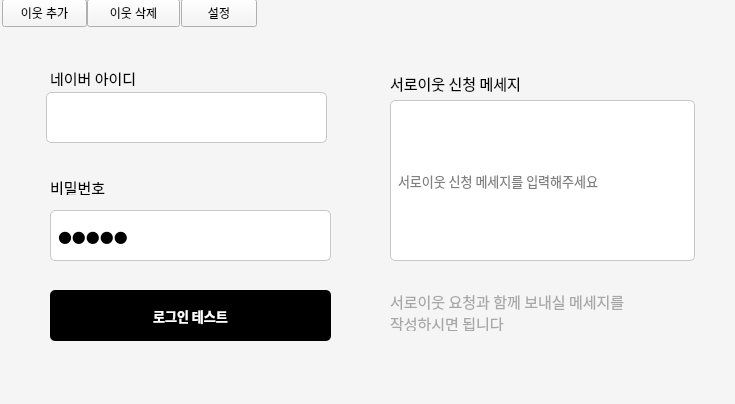
<?xml version="1.0" encoding="UTF-8"?>
<ui version="4.0">
 <class>MainWindow</class>
 <widget class="QMainWindow" name="MainWindow">
  <property name="geometry">
   <rect>
    <x>0</x>
    <y>0</y>
    <width>735</width>
    <height>404</height>
   </rect>
  </property>
  <property name="windowTitle">
   <string>MainWindow</string>
  </property>
  <property name="styleSheet">
   <string notr="true">background-color: #f5f5f5;</string>
  </property>
  <widget class="QWidget" name="centralwidget">
   <widget class="QLineEdit" name="Id">
    <property name="geometry">
     <rect>
      <x>46</x>
      <y>92</y>
      <width>281</width>
      <height>51</height>
     </rect>
    </property>
    <property name="sizePolicy">
     <sizepolicy hsizetype="Fixed" vsizetype="Fixed">
      <horstretch>0</horstretch>
      <verstretch>0</verstretch>
     </sizepolicy>
    </property>
    <property name="font">
     <font>
      <family>Spoqa Han Sans Neo</family>
      <pointsize>12</pointsize>
     </font>
    </property>
    <property name="styleSheet">
     <string notr="true">border: 1px solid #C7C7C7;
border-radius: 5px;
background-color : white;
color : black;
padding : 5px;</string>
    </property>
    <property name="text">
     <string/>
    </property>
   </widget>
   <widget class="QLineEdit" name="Pw">
    <property name="geometry">
     <rect>
      <x>50</x>
      <y>210</y>
      <width>281</width>
      <height>51</height>
     </rect>
    </property>
    <property name="sizePolicy">
     <sizepolicy hsizetype="Fixed" vsizetype="Fixed">
      <horstretch>0</horstretch>
      <verstretch>0</verstretch>
     </sizepolicy>
    </property>
    <property name="font">
     <font>
      <family>Spoqa Han Sans Neo</family>
      <pointsize>12</pointsize>
     </font>
    </property>
    <property name="styleSheet">
     <string notr="true">border: 1px solid #C7C7C7;
border-radius: 5px;
background-color : white;
color : black;
padding : 5px;</string>
    </property>
    <property name="text">
     <string>ㅁㄴㅇㄴㅇ</string>
    </property>
    <property name="echoMode">
     <enum>QLineEdit::Password</enum>
    </property>
   </widget>
   <widget class="QLabel" name="label_6">
    <property name="geometry">
     <rect>
      <x>50</x>
      <y>180</y>
      <width>64</width>
      <height>15</height>
     </rect>
    </property>
    <property name="sizePolicy">
     <sizepolicy hsizetype="Fixed" vsizetype="Fixed">
      <horstretch>0</horstretch>
      <verstretch>0</verstretch>
     </sizepolicy>
    </property>
    <property name="font">
     <font>
      <family>Spoqa Han Sans Neo</family>
      <pointsize>11</pointsize>
      <weight>50</weight>
      <bold>false</bold>
     </font>
    </property>
    <property name="text">
     <string>비밀번호</string>
    </property>
   </widget>
   <widget class="QLabel" name="label_5">
    <property name="geometry">
     <rect>
      <x>50</x>
      <y>70</y>
      <width>126</width>
      <height>16</height>
     </rect>
    </property>
    <property name="sizePolicy">
     <sizepolicy hsizetype="Fixed" vsizetype="Fixed">
      <horstretch>0</horstretch>
      <verstretch>0</verstretch>
     </sizepolicy>
    </property>
    <property name="font">
     <font>
      <family>Spoqa Han Sans Neo</family>
      <pointsize>11</pointsize>
      <weight>50</weight>
      <bold>false</bold>
     </font>
    </property>
    <property name="text">
     <string>네이버 아이디</string>
    </property>
   </widget>
   <widget class="QLineEdit" name="message">
    <property name="geometry">
     <rect>
      <x>390</x>
      <y>100</y>
      <width>305</width>
      <height>161</height>
     </rect>
    </property>
    <property name="sizePolicy">
     <sizepolicy hsizetype="Fixed" vsizetype="Fixed">
      <horstretch>0</horstretch>
      <verstretch>0</verstretch>
     </sizepolicy>
    </property>
    <property name="font">
     <font>
      <family>Spoqa Han Sans Neo</family>
      <pointsize>10</pointsize>
      <weight>50</weight>
      <bold>false</bold>
     </font>
    </property>
    <property name="autoFillBackground">
     <bool>false</bool>
    </property>
    <property name="styleSheet">
     <string notr="true">border: 1px solid #C7C7C7;
border-radius: 5px;
background-color : white;
padding : 0px 5px;</string>
    </property>
    <property name="inputMask">
     <string/>
    </property>
    <property name="text">
     <string/>
    </property>
    <property name="placeholderText">
     <string>서로이웃 신청 메세지를 입력해주세요</string>
    </property>
   </widget>
   <widget class="QPushButton" name="AddFriendBtn_2">
    <property name="geometry">
     <rect>
      <x>50</x>
      <y>290</y>
      <width>281</width>
      <height>51</height>
     </rect>
    </property>
    <property name="sizePolicy">
     <sizepolicy hsizetype="Fixed" vsizetype="Fixed">
      <horstretch>0</horstretch>
      <verstretch>0</verstretch>
     </sizepolicy>
    </property>
    <property name="font">
     <font>
      <family>Spoqa Han Sans Neo Bold</family>
      <pointsize>10</pointsize>
      <weight>75</weight>
      <bold>true</bold>
     </font>
    </property>
    <property name="styleSheet">
     <string notr="true">background-color: black;
border-radius: 5px;
color : white;</string>
    </property>
    <property name="text">
     <string>로그인 테스트</string>
    </property>
   </widget>
   <widget class="QLabel" name="label_4">
    <property name="geometry">
     <rect>
      <x>390</x>
      <y>290</y>
      <width>288</width>
      <height>41</height>
     </rect>
    </property>
    <property name="sizePolicy">
     <sizepolicy hsizetype="Fixed" vsizetype="Fixed">
      <horstretch>0</horstretch>
      <verstretch>0</verstretch>
     </sizepolicy>
    </property>
    <property name="font">
     <font>
      <family>Spoqa Han Sans Neo</family>
      <pointsize>10</pointsize>
     </font>
    </property>
    <property name="styleSheet">
     <string notr="true">color: #a7a7a7;
</string>
    </property>
    <property name="text">
     <string>&lt;html&gt;&lt;head/&gt;&lt;body&gt;&lt;p&gt;&lt;span style=&quot; font-size:11pt;&quot;&gt;서로이웃 요청과 함께 보내실 메세지를 &lt;br/&gt;작성하시면 됩니다&lt;/span&gt;&lt;/p&gt;&lt;/body&gt;&lt;/html&gt;</string>
    </property>
   </widget>
   <widget class="QLabel" name="label_7">
    <property name="geometry">
     <rect>
      <x>390</x>
      <y>70</y>
      <width>175</width>
      <height>27</height>
     </rect>
    </property>
    <property name="sizePolicy">
     <sizepolicy hsizetype="Fixed" vsizetype="Fixed">
      <horstretch>0</horstretch>
      <verstretch>0</verstretch>
     </sizepolicy>
    </property>
    <property name="font">
     <font>
      <family>Spoqa Han Sans Neo</family>
      <pointsize>11</pointsize>
      <weight>50</weight>
      <bold>false</bold>
     </font>
    </property>
    <property name="text">
     <string>서로이웃 신청 메세지</string>
    </property>
   </widget>
   <widget class="QPushButton" name="ButtonSetting">
    <property name="geometry">
     <rect>
      <x>181</x>
      <y>-1</y>
      <width>76</width>
      <height>28</height>
     </rect>
    </property>
    <property name="text">
     <string>설정</string>
    </property>
   </widget>
   <widget class="QPushButton" name="ButtonDelete">
    <property name="geometry">
     <rect>
      <x>87</x>
      <y>-1</y>
      <width>93</width>
      <height>28</height>
     </rect>
    </property>
    <property name="text">
     <string>이웃 삭제</string>
    </property>
   </widget>
   <widget class="QPushButton" name="ButtonAdd">
    <property name="geometry">
     <rect>
      <x>2</x>
      <y>-1</y>
      <width>85</width>
      <height>28</height>
     </rect>
    </property>
    <property name="text">
     <string>이웃 추가</string>
    </property>
   </widget>
  </widget>
  <widget class="QStatusBar" name="statusbar"/>
 </widget>
 <resources/>
 <connections/>
</ui>
